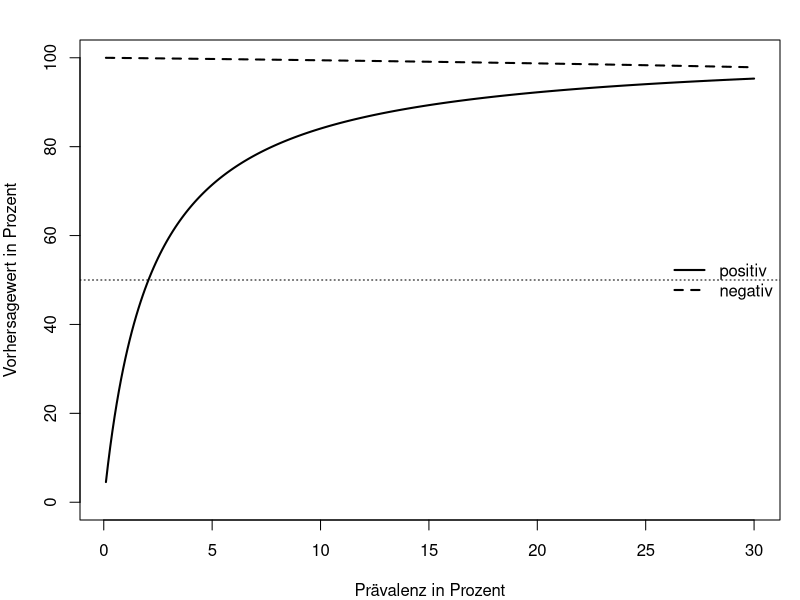
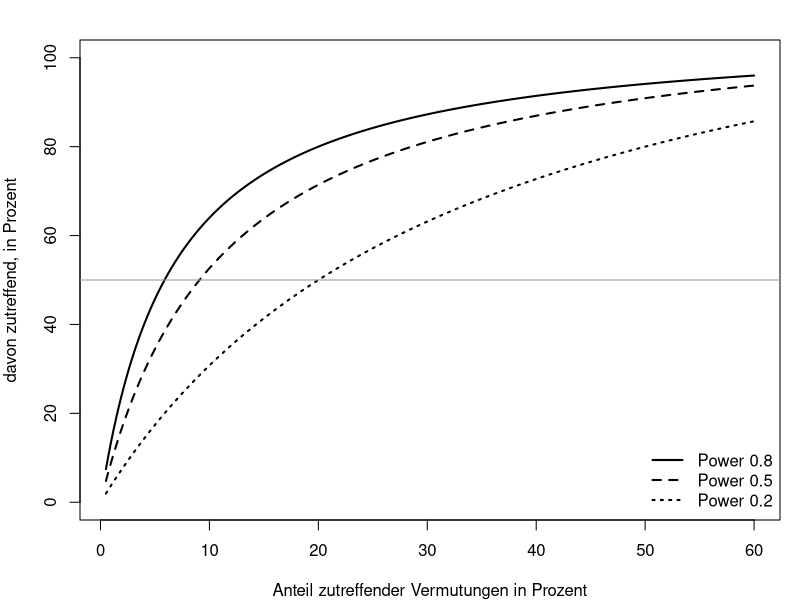

The R script that drew these images, in order:
## ---- chunk 1
#| label: setup-r
#| include: false
library(ggplot2)

theme_set(theme_minimal(base_size = 12))

# Positiver und negativer Vorhersagewert aus den drei Kenngroessen
ppv <- function(sens, spez, praev) {
  sens * praev / (sens * praev + (1 - spez) * (1 - praev))
}
npv <- function(sens, spez, praev) {
  spez * (1 - praev) / (spez * (1 - praev) + (1 - sens) * praev)
}
## ---- chunk 2
#| label: b1-bayes-r
augen <- 1:6

# Bedingte Wahrscheinlichkeit: der Grundraum schrumpft auf drei Faelle
p_gerade <- mean(augen %% 2 == 0)
p_sechs_und_gerade <- mean(augen == 6 & augen %% 2 == 0)

round(c(p_gerade = p_gerade,
        p_sechs_und_gerade = p_sechs_und_gerade,
        bedingt = p_sechs_und_gerade / p_gerade,
        unbedingt = 1 / 6), 4)

# Unabhaengigkeitspruefung fuer zwei Paare
pruefe <- function(a, b) {
  c(p_a = mean(a), p_b = mean(b), gemeinsam = mean(a & b),
    produkt = mean(a) * mean(b), bedingt = mean(a & b) / mean(b))
}

round(rbind(
  "gerade / groesser 3" = pruefe(augen %% 2 == 0, augen > 3),
  "gerade / groesser 4" = pruefe(augen %% 2 == 0, augen > 4)
), 4)
## ---- chunk 3
#| label: b2-bayes-r
N <- 10000
sens <- 0.95
spez <- 0.98
praev <- 0.01

krank <- N * praev
gesund <- N - krank

richtig_positiv <- krank * sens
falsch_negativ <- krank - richtig_positiv
falsch_positiv <- gesund * (1 - spez)
richtig_negativ <- gesund - falsch_positiv

tafel <- rbind(
  krank = c(positiv = richtig_positiv, negativ = falsch_negativ,
            summe = krank),
  gesund = c(falsch_positiv, richtig_negativ, gesund),
  summe = c(richtig_positiv + falsch_positiv,
            falsch_negativ + richtig_negativ, N)
)
tafel

round(c(
  positiver_vorhersagewert = richtig_positiv / (richtig_positiv + falsch_positiv),
  negativer_vorhersagewert = richtig_negativ / (richtig_negativ + falsch_negativ),
  anteil_positiv_getestet = (richtig_positiv + falsch_positiv) / N
), 4)
## ---- chunk 4
#| label: fig-b3-bayes-r
#| fig-cap: "Beispiel 3: positiver und negativer Vorhersagewert desselben Tests bei wachsender Prävalenz."
#| fig-height: 3.4
round(rbind(
  praevalenz = c(0.001, 0.005, 0.01, 0.05, 0.10, 0.30, 0.50),
  ppv = ppv(sens, spez, c(0.001, 0.005, 0.01, 0.05, 0.10, 0.30, 0.50)),
  npv = npv(sens, spez, c(0.001, 0.005, 0.01, 0.05, 0.10, 0.30, 0.50))
), 4)

# Ab welcher Praevalenz ist ein positiver Test mehrheitlich richtig?
round((1 - spez) / (sens + 1 - spez), 4)

p <- seq(0.001, 0.3, length.out = 300)

par(mar = c(4, 4, 2, 1))
plot(p * 100, ppv(sens, spez, p) * 100, type = "l", lwd = 2, ylim = c(0, 100),
     xlab = "Prävalenz in Prozent", ylab = "Vorhersagewert in Prozent")
lines(p * 100, npv(sens, spez, p) * 100, lwd = 2, lty = 2)
abline(h = 50, lty = 3)
legend("right", legend = c("positiv", "negativ"), lwd = 2, lty = c(1, 2),
       bty = "n")
## ---- chunk 5
#| label: b4-bayes-r
varianten <- rbind(
  ausgangslage = c(sens = 0.95, spez = 0.98),
  "Sensitivität auf 0.99" = c(0.99, 0.98),
  "Spezifität auf 0.99" = c(0.95, 0.99),
  "Spezifität auf 0.999" = c(0.95, 0.999),
  "beides perfekt bis auf Spezifität" = c(1.00, 0.98)
)

ergebnis <- data.frame(
  sens = varianten[, "sens"],
  spez = varianten[, "spez"],
  ppv = ppv(varianten[, "sens"], varianten[, "spez"], 0.01),
  npv = npv(varianten[, "sens"], varianten[, "spez"], 0.01)
)
round(ergebnis, 4)

# Bei haeufiger Krankheit kehrt sich das Bild um
round(data.frame(
  ppv_praev_01 = ppv(varianten[, "sens"], varianten[, "spez"], 0.01),
  ppv_praev_50 = ppv(varianten[, "sens"], varianten[, "spez"], 0.50)
), 4)
## ---- chunk 6
#| label: fig-b5-bayes-r
#| fig-cap: "Beispiel 5: Anteil zutreffender Befunde unter den signifikanten, je nach Power und Anteil richtiger Vermutungen."
#| fig-height: 3.4
alpha <- 0.05

faelle <- expand.grid(power = c(0.8, 0.5, 0.2),
                      anteil_wahr = c(0.5, 0.1, 0.02))
faelle$ppv <- ppv(faelle$power, 1 - alpha, faelle$anteil_wahr)
faelle$falsch_positiv_anteil <- 1 - faelle$ppv

round(faelle[order(-faelle$power, -faelle$anteil_wahr), ], 4)

anteil <- seq(0.005, 0.6, length.out = 300)
par(mar = c(4, 4, 2, 1))
plot(anteil * 100, ppv(0.8, 1 - alpha, anteil) * 100, type = "l", lwd = 2,
     ylim = c(0, 100), xlab = "Anteil zutreffender Vermutungen in Prozent",
     ylab = "davon zutreffend, in Prozent")
lines(anteil * 100, ppv(0.5, 1 - alpha, anteil) * 100, lwd = 2, lty = 2)
lines(anteil * 100, ppv(0.2, 1 - alpha, anteil) * 100, lwd = 2, lty = 3)
abline(h = 50, col = "grey60")
legend("bottomright", legend = c("Power 0.8", "Power 0.5", "Power 0.2"),
       lwd = 2, lty = 1:3, bty = "n")
